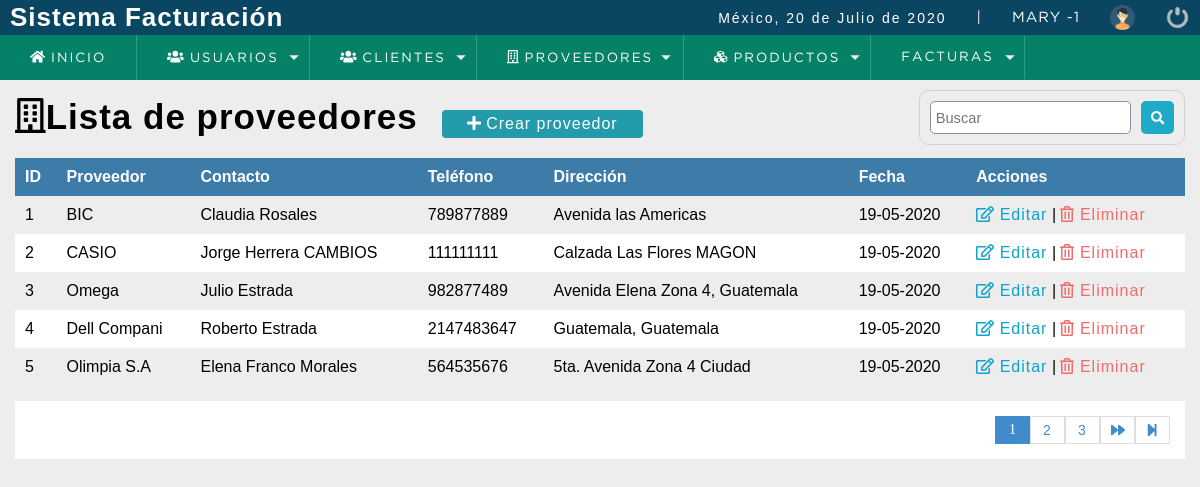
/sistema/lista_proveedor.php (signed in), run on the app's committed database.
### tables this page shows
CREATE TABLE `proveedor` (
  `codproveedor` int(11) NOT NULL,
  `proveedor` varchar(100) DEFAULT NULL,
  `contacto` varchar(100) DEFAULT NULL,
  `telefono` bigint(11) DEFAULT NULL,
  `direccion` text DEFAULT NULL,
  `date_add` datetime NOT NULL DEFAULT current_timestamp(),
  `usuario_id` int(11) NOT NULL,
  `estatus` int(11) NOT NULL DEFAULT 1
);

### sistema/lista_proveedor.php (the view, shortened to what this page needs)
<?php
	include "../conexion.php";
 ?>
<!DOCTYPE html>
<html lang="en">
<head>
	<?php include "includes/scripts.php"; ?>
</head>
<body>
	<?php include "includes/header.php"; ?>
	<section id="container">
		<h1><i class="far fa-building"></i>Lista de proveedores</h1>
		<a href="registro_proveedor.php" class="btn_new"><i class="fas fa-plus"></i> Crear proveedor</a>
		<form action="buscar_proveedor.php" method="get" class="form_search">
			<input type="text" name="busqueda" id="busqueda" placeholder="Buscar">
			<button type="submit" class="btn_search"><i class="fas fa-search"></i></button>
		</form>
		<table>
			<tr>
				<th>ID</th>
				<th>Proveedor</th>
				<th>Contacto</th>
				<th>Teléfono</th>
				<th>Dirección</th>
				<th>Fecha</th>
				<th>Acciones</th>
			</tr>
<?php
	$sql_registe=mysqli_query($conection,"SELECT COUNT(*) as total_registro FROM proveedor WHERE estatus=1");
	$sql_register=mysqli_fetch_array($sql_registe);
	$total_registro=$sql_register['total_registro'];
	$por_pagina=5;
	if (empty($_GET['pagina'])) {
		$pagina=1;
	}else{
		$pagina=$_GET['pagina'];
	}
	$desde=($pagina-1)*$por_pagina;
	$total_paginas=ceil($total_registro/$por_pagina);
	$query=mysqli_query($conection, "SELECT * FROM proveedor WHERE estatus=1 ORDER BY codproveedor ASC
													LIMIT $desde,$por_pagina");
	$result =mysqli_num_rows($query);
	if ($result>0) {
		while ($data=mysqli_fetch_array($query)) {
			$formato = 'Y-m-d H:i:s';
			$fecha   = DateTime::createFromFormat($formato, $data['date_add']);
?>
			<tr>
				<td><?php echo $data['codproveedor']; ?></td>
				<td><?php echo $data['proveedor']; ?></td>
				<td><?php echo $data['contacto']; ?></td>
				<td><?php echo $data['telefono'] ?></td>
				<td><?php echo $data['direccion'] ?></td>
				<td><?php echo $fecha->format('d-m-Y'); ?></td>
				<td>
					<a class="link_edit" href="editar_proveedor.php?id=<?php echo $data['codproveedor']; ?>"><i class="far fa-edit"></i> Editar</a>
					|
					<a class="link_delete" href="eliminar_confirmar_proveedor.php?id=<?php echo $data['codproveedor']; ?>"><i class="far fa-trash-alt"></i> Eliminar</a>
				</td>
			</tr>
<?php
		}
	}
?>
		</table>
		<div class="paginador">
			<ul>
				<?php
					for ($i=1; $i<=$total_paginas ; $i++) {
						if ($i==$pagina) {
							echo '<li class="pageSelected">'.$i.'</li>';
						}else{
							echo '<li><a href="?pagina='.$i.'">'.$i.'</a></li>';
						}
					}
					if ($pagina!=$total_paginas)
					{
				 ?>
				<li><a href="?pagina=<?php echo $pagina+1; ?>"><i class="fas fa-forward"></i></a></li>
				<li><a href="?pagina=<?php echo $total_paginas; ?>"><i class="fas fa-step-forward"></i></a></li>
			<?php
				}
			 ?>
			</ul>
		</div>
	</section>
</body>
</html>

### sistema/css/style.css (style rules this page uses)
* { margin: 0; padding: 0; box-sizing: border-box; }
body { background: #ededed; }
h1, h2, h3, h4, h5, h6 { font-family: 'arial'; font-weight: bold; letter-spacing: 1px; }
h1 { font-size: 26px; }
a { text-decoration: none; font-family: arial; letter-spacing: 1px; }
#container { padding: 90px 15px 15px; }
form { background: #FFF; margin: auto; padding: 20px 50px; border: 1px solid #d1d1d1; }
input,select { display: block; width: 100%; font-size: 11pt; padding: 5px; border: 1px solid #85929e; border-radius: 5px; }
#container h1 { font-size: 35px; display: inline-block; }
.btn_new { display: inline-block; background: #239baa; color: #FFF; padding: 5px 25px; border-radius: 4px; margin: 20px; }
table { border-collapse: collapse; font-size: 12pt; font-family: 'arial'; width: 100%; }
table th { text-align: left; padding: 10px; background: #3d7ba8; color: #FFF; }
table tr:nth-child(odd) { background: #FFF; }
table td { padding: 10px; }
.link_edit { color: #0ca4ce; }
.link_delete { color: #f26b6b; }
.paginador ul { padding: 15px; list-style: none; background: #FFF; margin-top: 15px; display: -webkit-flex; display: -moz-flex; display: -ms-flex; display: -o-flex; display: flex; justify-content: flex-end; }
.paginador a, .pageSelected { color: #428bca; border: 1px solid #ddd; padding: 5px; display: inline-block; font-size: 14px; text-align: center; width: 35px; }
.pageSelected { color: #FFF; background: #428bca; border: 1px solid #428bca; }
.form_search { display: -webkit-flex; display: -moz-flex; display: -ms-flex; display: -o-flex; display: flex; float: right; background: initial; padding: 10px; border-radius: 10px; }
.form_search .btn_search { background: #1faac8; color: #FFF; padding: 10px; border: 0; cursor: pointer; margin-left: 10px; display: flex; border-radius: 5px; }

### data on the page
proveedor: codproveedor "1", proveedor "BIC", contacto "Claudia Rosales", telefono "789877889", direccion "Avenida las Americas", date_add "19-05-2020"
proveedor: codproveedor "2", proveedor "CASIO", contacto "Jorge Herrera CAMBIOS", telefono "111111111", direccion "Calzada Las Flores MAGON", date_add "19-05-2020"
proveedor: codproveedor "3", proveedor "Omega", contacto "Julio Estrada", telefono "982877489", direccion "Avenida Elena Zona 4, Guatemala", date_add "19-05-2020"
proveedor: codproveedor "4", proveedor "Dell Compani", contacto "Roberto Estrada", telefono "2147483647", direccion "Guatemala, Guatemala", date_add "19-05-2020"
proveedor: codproveedor "5", proveedor "Olimpia S.A", contacto "Elena Franco Morales", telefono "564535676", direccion "5ta. Avenida Zona 4 Ciudad", date_add "19-05-2020"

### other printed values
fechaC() "20 de Julio de 2020"
$_SESSION['nombre'] "MARY"
$_SESSION['rol'] "1"
